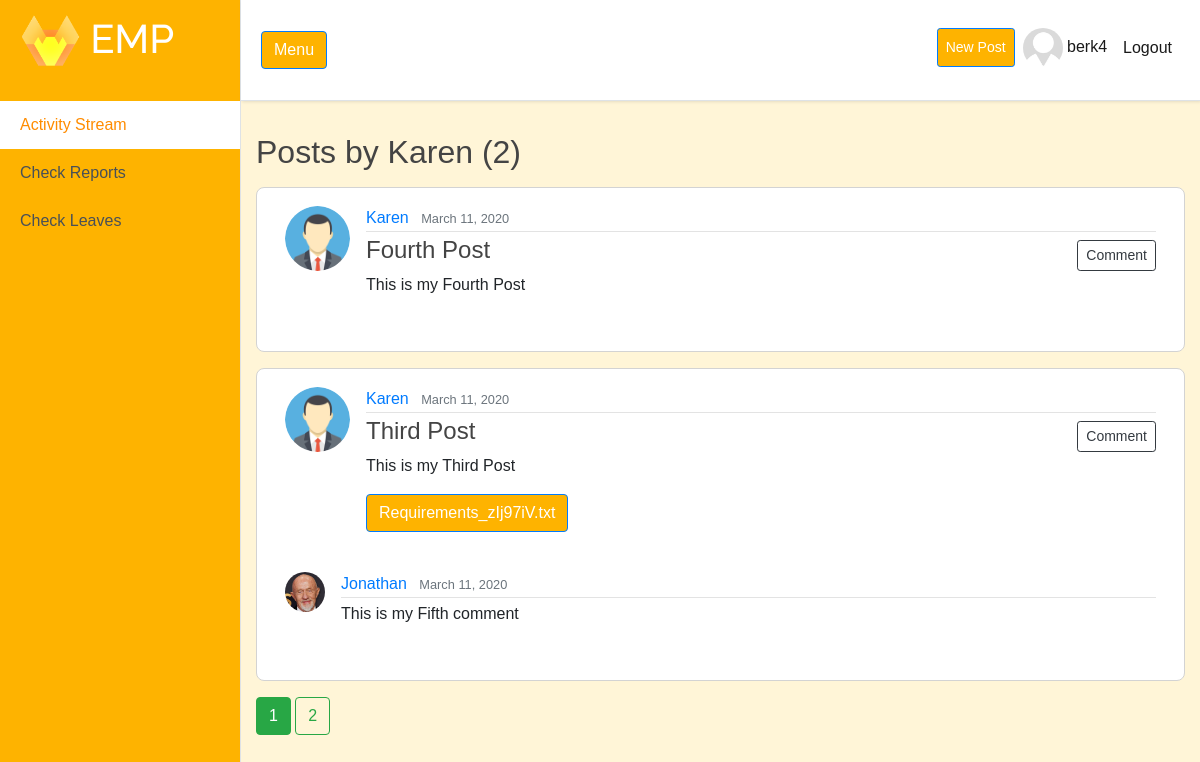
The app's page /user/Karen (signed in) with its own data.
### users/models.py (models this page shows, shortened)
class Profile(models.Model):
    user = models.OneToOneField(User, on_delete=models.CASCADE)
    image = models.ImageField(default='default.jpg', upload_to='profile_pics')
    bio = models.TextField(max_length=500, blank=True)
    location = models.CharField(max_length=30, blank=True)
    birth_date = models.DateField(null=True, blank=True)
    is_employee = models.BooleanField(default=True)

### activitystream/models.py (models this page shows, shortened)
class Post(models.Model):
    title = models.CharField(max_length=100)
    content = models.TextField()
    date_posted = models.DateTimeField(default=timezone.now)
    author = models.ForeignKey(User, on_delete=models.CASCADE)
    document = models.FileField(blank=True, default=None, upload_to='documents')
    class Meta:
        ordering = ['-date_posted']
    @property
    def filename(self):
        return os.path.basename(self.document.path)

class Comment(models.Model):
    date_posted = models.DateTimeField(default=timezone.now)
    content = models.TextField()
    author = models.ForeignKey(User, on_delete=models.CASCADE)
    post = models.ForeignKey(Post, on_delete=models.CASCADE)
    document = models.FileField(blank=True, default=None, upload_to='documents')
    class Meta:
        ordering = ['-date_posted']

### activitystream/views.py (the view)
# urls.py: path('user/<str:username>', UserPostListView.as_view(), name='user-posts'),
class UserPostListView(LoginRequiredMixin, ListView):
    model = Post
    template_name = 'activitystream/user_posts.html'  # <app>/<model>_<view_type>.html
    context_object_name = 'posts'
    paginate_by = 2
    def get_queryset(self):
        user = get_object_or_404(User, username=self.kwargs.get('username'))
        return Post.objects.filter(author=user).order_by('-date_posted')

### activitystream/templates/activitystream/user_posts.html (shortened to what this page needs)
{% extends 'activitystream/base.html' %}
{% block content %}
        {% if posts.count != 0 %}
            <h2 class="mb-3">Posts by {{ view.kwargs.username }}     ({{ posts.count}})</h2>
        {% else %}
            <h2 class="mb-3">{{ view.kwargs.username }} has not made any posts yet.</h2>
        {% endif %}
        {% for post in posts %}
            <div id="postcontent">
        <article class="media content-section">
        <img class="rounded-circle article-img" src="{{ post.author.profile.image.url }}">
  <div class="media-body">
    <div class="article-metadata">
        <a class="mr-2" href="{% url 'user-posts' post.author.username %}">{{ post.author }}</a>
      <small class="text-muted">{{ post.date_posted | date:'F d, Y' }}</small>
    </div>
            {% if post.author == user %}
                <div id="post_buttons">
                <a class="btn btn-outline-info btn-sm mt-1 mb-1" href="{% url 'post-update' post.id %}">Update</a>
                <a class="btn btn-outline-danger btn-sm mt-1 mb-1" href="{% url 'post-delete' post.id %}">Delete</a>
                <a class="btn btn-outline-dark btn-sm mt-1 mb-1" href="{% url 'add_comment' pk=post.pk %}">Comment</a>
                </div>
            {% else %}
                <div id="post_buttons">
                <a class="btn btn-outline-dark btn-sm mt-1 mb-1" href="{% url 'add_comment' pk=post.pk %}">Comment</a>
                </div>
            {% endif %}
    <h4>{{ post.title }}</h4>
    <p class="article-content">{{ post.content }}</p>
      {% if post.document != '' %}
      <a class="btn btn-primary" href="{{ post.document.url }}" target="_blank">{{ post.filename }}</a>
        {% endif %}
  </div>
</article>
            {% for comment in post.comment_set.all  %}
        <div id="comment">
        <article class="media content-section">
        <img class="rounded-circle article-img" src="{{ comment.author.profile.image.url }}"  style="width:40px; height:40px">
  <div class="media-body">
    <div class="article-metadata">
        <a class="mr-2" href="{% url 'user-posts' comment.author.username %}">{{ comment.author }}</a>
      <small class="text-muted">{{ comment.date_posted | date:'F d, Y' }}</small>
    </div>
    <p class="article-content">{{ comment.content }}</p>
  </div>
</article>
        </div>
                {% endfor %}
            </div>
    {% endfor %}
            {% if is_paginated %}
            {% for i in page_obj.paginator.page_range %}
                {% if page_obj.number == i %}
                    <a class="btn btn-success mb-4" href="?page={{ i }}">{{ i }}</a>
                    {% else %}
                    <a class="btn btn-outline-success mb-4" href="?page={{ i }}">{{ i }}</a>
                {% endif %}
            {% endfor %}
    {% endif %}
{% endblock content %}

### activitystream/templates/activitystream/base.html (shortened to what this page needs)
{% load static %}
<!DOCTYPE html>
<html lang="en">
<head>
  <link rel="stylesheet" href="https://stackpath.bootstrapcdn.com/bootstrap/4.4.1/css/bootstrap.min.css">
  <link rel="stylesheet" type="text/css" href="{% static 'activitystream/main.css' %}">
</head>
<body>
  <div class="d-flex" id="wrapper">
    <div class=" border-right" style="background-color: #feb300; !important;" id="sidebar-wrapper">
      <div class="sidebar-heading" style="background-color: #feb300; !important;"><h1> <img src="{% static "activitystream/logo.png" %}" alt="Employee Portal" style="width:60px"/> EMP</h1></div>
      <div class="list-group list-group-flush">
        <a href="{% url 'activity-home' %}" class="list-group-item list-group-item-action" id = "activity_button" >Activity Stream</a>
        {% if user.is_active and user.is_staff %}
        <a href="{% url 'all-reports' %}" class="list-group-item list-group-item-action " id = "report_button" >Check Reports</a>
        <a href="{% url 'all-leaves' %}" class="list-group-item list-group-item-action" id = "leave_button" >Check Leaves</a>
        {% else %}
        <a href="{% url 'reports-home' %}" class="list-group-item list-group-item-action" id = "reportto_button">My Reports</a>
        <a href="{% url 'leave-home' %}" class="list-group-item list-group-item-action" id = "bookleave_button">My Leaves</a>
        {% endif %}
      </div>
    </div>
    <div id="page-content-wrapper">
      <nav class="navbar navbar-expand-lg navbar-light border-bottom sticky-top" style="background-color: white; !important;" >
        <button class="btn btn-primary" id="menu-toggle">Menu</button>
        <div class="collapse navbar-collapse" id="navbarSupportedContent">
          <ul class="navbar-nav ml-auto mt-2 mt-lg-0">
            {% if user.is_authenticated %}
              <li class="nav-item active mt-1">
                 <a class="btn btn-primary btn-sm nav-link mt-1" href="{% url 'post-create' %}" style="color: white">New Post</a>
              </li>
                 <li class="nav-item active mb-1 ">
                <a class="nav-link" href="{% url 'profile' %}">
                        <img height="40px" width="40px"  class="rounded-circle account-img" src="{{ user.profile.image.url }}">
                    {{ user.username }}</a>
                </li>
                <li class="nav-item active mb-1 ">
                <a class="nav-link mt-2" href="{% url 'logout' %}">  Logout</a>
                </li>
            {% else %}
              <li class="nav-item active">
                <a class="nav-link" href="{% url 'activity-home' %}">Home <span class="sr-only">(current)</span></a>
              </li>
            {% endif %}
          </ul>
        </div>
      </nav>
<div id = main-section>
      <div class="container-fluid">
      <br>
      {% block content %}{% endblock %}
      </div>
</div>
    </div>
  </div>
</body>
</html>

### activitystream/static/activitystream/main.css (style rules this page uses)
.list-group-item-action { background-color: #feb300; !important; position: fixed; }
body { overflow-x: hidden; font-family: 'Poppins', sans-serif; background: #fff5d7; }
.btn-primary { background-color: #feb300; !important; }
#activity_button { margin-top:6.3rem; width: 15rem; }
#report_button,#reportto_button { margin-top:9.3rem; width:15rem; }
#leave_button,#bookleave_button { margin-top:12.3rem; width: 15rem; }
#main-section { margin-top: -2rem; }
.sidebar-heading { position: fixed; color: white; background: rgba(0, 0, 0, 0.2); }
.navbar { padding: 20px ; background: #fff; border: none; border-radius: 0; margin-bottom: 40px; box-shadow: 1px 1px 3px rgba(0, 0, 0, 0.1); }
#sidebar-wrapper { min-height: 100vh; margin-left: -15rem; -webkit-transition: margin .25s ease-out; -moz-transition: margin .25s ease-out; -o-transition: margin .25s ease-out; transition: margin .25s ease-out; }
#sidebar-wrapper .sidebar-heading { padding: 0.875rem 1.25rem; font-size: 1.2rem; }
#sidebar-wrapper .list-group { width: 15rem; }
#page-content-wrapper { min-width: 100vw; }
@media (min-width: 768px) { #sidebar-wrapper { margin-left: 0; } }
@media (min-width: 768px) { #page-content-wrapper { min-width: 0; width: 100%; } }
h1 { font-family: Raleway ; }

### activitystream/templates/activitystream/user_posts.html (style rules this page uses)
#activity_button { background-color: white; font-size: 1rem; color: darkorange; }
h2, h3, h4, h5, h6 { color: #444444; }
ul { margin: 0; }
.content-section { background: #ffffff; padding: 10px 20px; border-radius: 3px; margin-bottom: 20px; }
.article-content { white-space: pre-line; }
.article-img { height: 65px; width: 65px; margin-right: 16px; }
.article-metadata { padding-bottom: 1px; margin-bottom: 4px; border-bottom: 1px solid #e3e3e3 }
#post_buttons { float:right }
#postcontent { padding: 0.5rem; border: solid 1px lightgrey; border-radius: 0.5rem; background: white; margin-bottom: 1rem; }

### records on screen
Post: author.profile.image (picture), author "Karen", date_posted "March 11, 2020", shows "Comment", title "Fourth Post", content "This is my Fourth Post"
Post: author.profile.image (picture), author "Karen", date_posted "March 11, 2020", shows "Comment", title "Third Post", content "This is my Third Post", filename "Requirements_zIj97iV.txt"
Comment: author.profile.image (picture), author "Jonathan", date_posted "March 11, 2020", content "This is my Fifth comment"

### other values on screen
{{ user.username }} "berk4"
{{ view.kwargs.username }} "Karen"
{{ posts.count }} "2"
{{ i }} "1"
{{ i }} "2"
